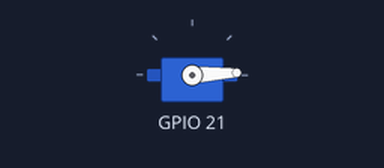
Simulated run of this program. Board: ESP32 board running MicroPython. On the bench: servo. Servo angles are drawn from the pulse width (0.5 ms = 0°, 2.5 ms = 180°).

Above: at 1.05 s.
At 2.3 s:
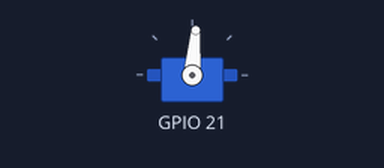
At 3.55 s:
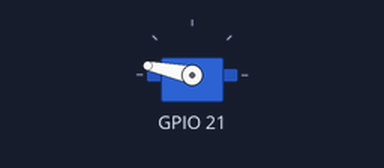
At 6.1 s:
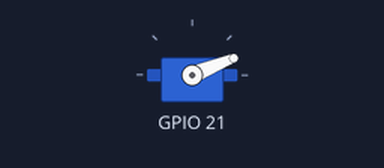
Timing chart, 0 to 8.0 s (numbered marks = the images above):
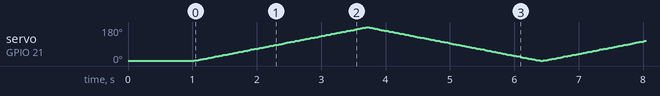

The program:

Servo_Sweep.py
```python
from myservo import myServo
import time

servo=myServo(21)#set servo pin
servo.myServoWriteAngle(0)#Set Servo Angle
time.sleep_ms(1000)

try:
    while True:
        for i in range(0,180,1):
            servo.myServoWriteAngle(i)
            time.sleep_ms(15)
        for i in range(180,0,-1):
            servo.myServoWriteAngle(i)
            time.sleep_ms(15)
except:
    servo.deinit()
```

myservo.py
```python
from machine import Pin,PWM

class myServo(object):
    def __init__(self, pin: int=15, hz: int=50):
        self._servo = PWM(Pin(pin),hz)

    def myServoWriteDuty(self, duty):
        if duty <= 26:
            duty = 26
        if duty >= 128:
            duty = 128
        self._servo.duty(duty)

    def myServoWriteAngle(self, pos):
        if pos <= 0:
            pos = 0
        if pos >= 180:
            pos = 180
        pos_buffer=(pos/180)*(128-26)
        self._servo.duty(int(pos_buffer)+26)

    def myServoWriteTime(self, us):
        if us <= 500:
            us = 500
        if us >= 2500:
            us = 2500
        pos_buffer=(1024*us)/20000
        self._servo.duty(int(pos_buffer))

    def deinit(self):
        self._servo.deinit()
```
